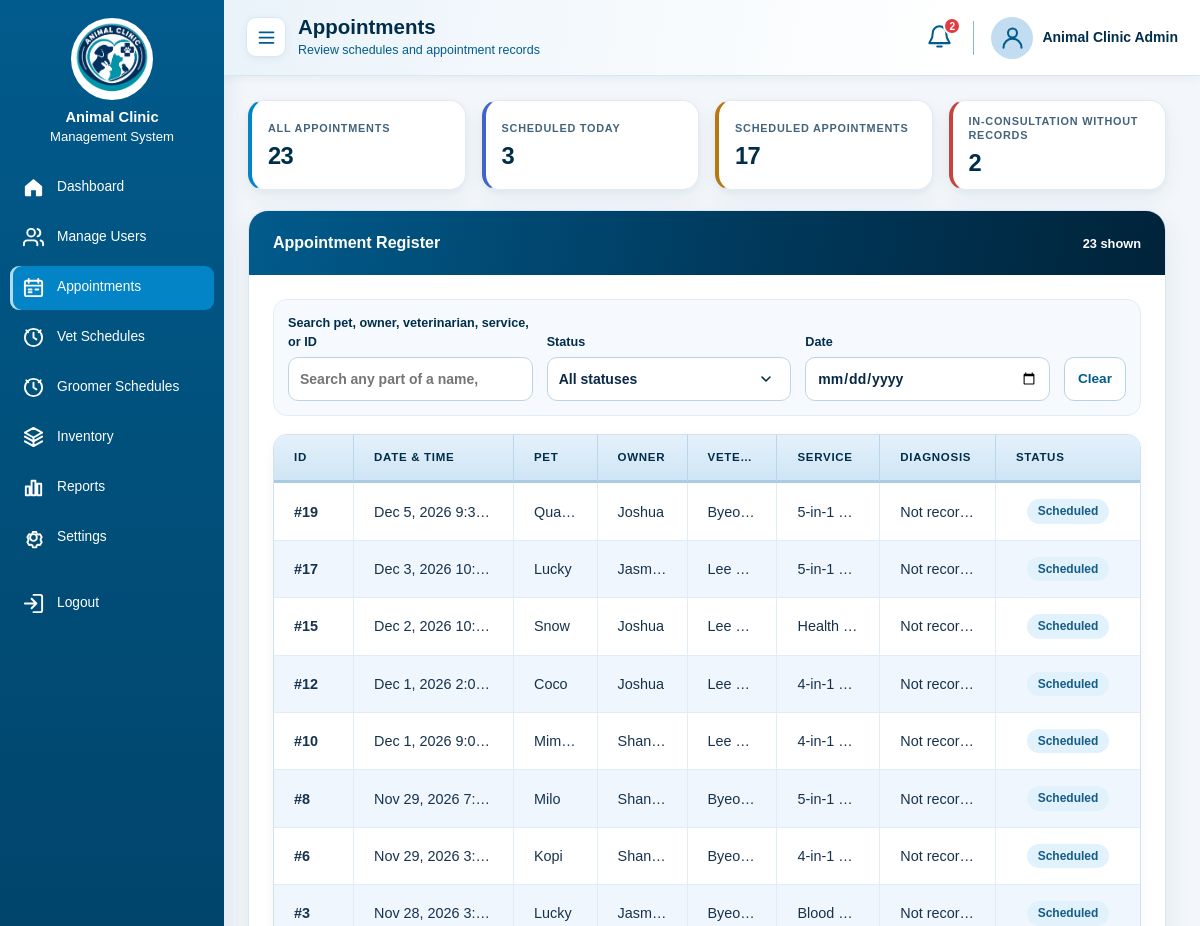
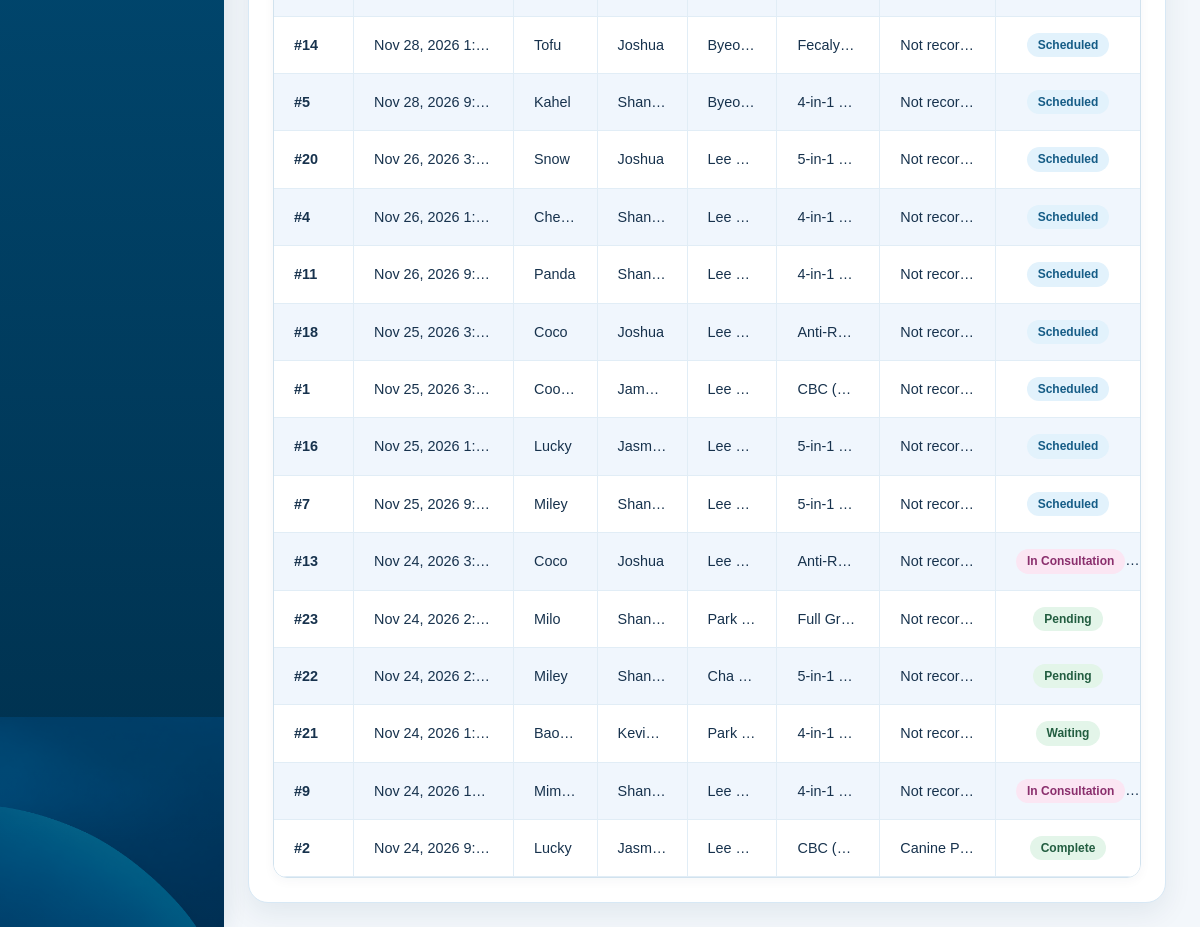
The page /admin/appointments.php (signed in) on the database its author committed (2 pictures, top to bottom).
### tables this page shows
CREATE TABLE `appointments` (
  `appointment_id` int(10) UNSIGNED NOT NULL,
  `pet_id` int(10) UNSIGNED NOT NULL,
  `vet_id` int(10) UNSIGNED DEFAULT NULL,
  `staff_id` int(10) UNSIGNED DEFAULT NULL,
  `appointment_date` datetime NOT NULL,
  `duration_minutes` smallint(5) UNSIGNED NOT NULL DEFAULT 30,
  `status` varchar(30) NOT NULL DEFAULT 'Pending',
  `client_notes` varchar(255) DEFAULT NULL,
  `payment_timing_preference` varchar(24) DEFAULT NULL,
  `preferred_payment_method` varchar(30) DEFAULT NULL,
  `cancellation_reason` varchar(255) DEFAULT NULL,
  `rejection_reason` varchar(255) DEFAULT NULL,
  `approved_at` datetime DEFAULT NULL,
  `pickup_ready_at` datetime DEFAULT NULL,
  `walk_in` tinyint(1) NOT NULL DEFAULT 0,
  `is_reschedule_request` tinyint(1) NOT NULL DEFAULT 0,
  `created_at` timestamp NOT NULL DEFAULT current_timestamp(),
  `updated_at` timestamp NOT NULL DEFAULT current_timestamp() ON UPDATE current_timestamp()
);

CREATE TABLE `pets` (
  `pet_id` int(10) UNSIGNED NOT NULL,
  `owner_id` int(10) UNSIGNED NOT NULL,
  `pet_name` varchar(50) NOT NULL,
  `species` varchar(50) NOT NULL,
  `breed` varchar(50) DEFAULT NULL,
  `birth_date` date DEFAULT NULL,
  `gender` enum('Male','Female') DEFAULT NULL,
  `photo_data` mediumblob DEFAULT NULL,
  `photo_mime` varchar(30) DEFAULT NULL,
  `photo_updated_at` timestamp NULL DEFAULT NULL,
  `created_at` timestamp NOT NULL DEFAULT current_timestamp(),
  `updated_at` timestamp NOT NULL DEFAULT current_timestamp() ON UPDATE current_timestamp()
);

CREATE TABLE `petowners` (
  `owner_id` int(10) UNSIGNED NOT NULL,
  `full_name` varchar(100) NOT NULL DEFAULT '',
  `email` varchar(254) DEFAULT NULL,
  `phone` varchar(20) DEFAULT NULL,
  `address` varchar(150) DEFAULT NULL,
  `created_at` timestamp NOT NULL DEFAULT current_timestamp(),
  `updated_at` timestamp NOT NULL DEFAULT current_timestamp() ON UPDATE current_timestamp()
);

CREATE TABLE `veterinarians` (
  `vet_id` int(10) UNSIGNED NOT NULL,
  `full_name` varchar(100) NOT NULL,
  `license_number` varchar(20) NOT NULL,
  `contact_number` varchar(20) DEFAULT NULL,
  `is_available` tinyint(1) NOT NULL DEFAULT 1,
  `max_appointments_per_day` smallint(5) UNSIGNED NOT NULL DEFAULT 10,
  `created_at` timestamp NOT NULL DEFAULT current_timestamp()
);

CREATE TABLE `medicalrecords` (
  `record_id` int(10) UNSIGNED NOT NULL,
  `appointment_id` int(10) UNSIGNED NOT NULL,
  `created_by_user_id` int(10) UNSIGNED NOT NULL,
  `symptoms` text DEFAULT NULL,
  `examination` text DEFAULT NULL,
  `diagnosis` text NOT NULL,
  `treatment` text DEFAULT NULL,
  `recommendations` text DEFAULT NULL,
  `follow_up_date` date DEFAULT NULL,
  `is_finalized` tinyint(1) NOT NULL DEFAULT 0,
  `finalized_at` datetime DEFAULT NULL,
  `created_at` timestamp NOT NULL DEFAULT current_timestamp(),
  `updated_at` timestamp NOT NULL DEFAULT current_timestamp() ON UPDATE current_timestamp()
);

### admin/appointments.php (the view, shortened to what the rows shown need)
<?php
require_once __DIR__ . '/../includes/auth.php';
$appointments = [];
try {
    $pdo = db();
    $statement = $pdo->prepare(
        "SELECT a.appointment_id, a.appointment_date, a.status, p.pet_name,
                o.full_name AS owner_name, v.full_name AS vet_name,
                (SELECT GROUP_CONCAT(s.service_name ORDER BY s.service_name SEPARATOR ', ')
                   FROM AppointmentServices aps
                   JOIN Services s ON s.service_id = aps.service_id
                  WHERE aps.appointment_id = a.appointment_id) AS service_names,
                mr.record_id, mr.diagnosis
         FROM Appointments a
         INNER JOIN Pets p ON p.pet_id = a.pet_id
         INNER JOIN PetOwners o ON o.owner_id = p.owner_id
         LEFT JOIN Veterinarians v ON v.vet_id = a.vet_id
         LEFT JOIN MedicalRecords mr ON mr.appointment_id = a.appointment_id
         ORDER BY a.appointment_date DESC, a.appointment_id DESC"
    );
    $statement->execute();
    $appointments = $statement->fetchAll();
} catch (PDOException $ex) {
    error_log($ex->getMessage());
    $error = 'Appointment data is unavailable. Check the database connection and required table names.';
}
$pageTitle = 'Appointments';
$statusClass = function ($value): string {
    return strtolower(trim(preg_replace('/[^a-z0-9]+/i', '_', (string) $value), '_'));
};
?>
<!doctype html>
<html lang="en">
<head>
  <link rel="stylesheet" href="../assets/css/data-tables.css">
  <link rel="stylesheet" href="../assets/css/admin-professional.css">
</head>
<body class="admin-dashboard role-app">
  <div class="app-shell">
    <div class="main-area">
      <header class="topbar">
        <div class="topbar-title"><div><h1><?= e($pageTitle) ?></h1><p>Review schedules and appointment records</p></div></div>
      </header>
      <main class="page-content">
        <section class="panel">
          <div class="panel-header"><div class="panel-title"><h2>Appointment Register</h2></div><span class="data-count" id="appt-count" aria-live="polite" aria-atomic="true"><?= number_format(count($appointments)) ?> shown</span></div>
          <div class="panel-body">
            <div class="table-wrap data-table-card">
              <table class="records-table appointments-table">
                <colgroup><col style="width:5rem"><col style="width:10rem"><col style="width:13%"><col style="width:14%"><col style="width:14%"><col style="width:16%"><col style="width:18%"><col style="width:9rem"></colgroup>
                <thead><tr><th>ID</th><th class="col-center">Date &amp; Time</th><th>Pet</th><th>Owner</th><th>Veterinarian</th><th>Service</th><th>Diagnosis</th><th class="col-center">Status</th></tr></thead>
                <tbody id="appt-body">
                  <?php foreach ($appointments as $appointment):
                      $vet = $appointment['vet_name'] ?: 'Unassigned';
                      $vetPlain = preg_replace('/^dr\.?\s+/i', '', (string) $appointment['vet_name']);
                      $service = $appointment['service_names'] ?: 'Not assigned';
                      $diagnosis = $appointment['diagnosis'] ?: ($appointment['record_id'] ? 'Record available' : 'Not recorded');
                        $searchText = mb_strtolower(implode(' ', array_filter([
                            (string) $appointment['appointment_id'],
                          $appointment['pet_name'],
                          $appointment['owner_name'],
                          $appointment['vet_name'],
                          $vetPlain,
                            $service,
                            $diagnosis,
                      ])));
                  ?>
                    <tr class="appt-row"
                        data-id="<?= (int) $appointment['appointment_id'] ?>"
                          data-search="<?= e($searchText) ?>"
                        data-status="<?= e($appointment['status']) ?>"
                        data-date="<?= e(date('Y-m-d', strtotime($appointment['appointment_date']))) ?>">
                      <td class="col-id" data-label="ID">#<?= (int) $appointment['appointment_id'] ?></td>
                      <td class="col-center" data-label="Date &amp; Time"><?= e(date('M j, Y g:i A', strtotime($appointment['appointment_date']))) ?></td>
                      <td title="<?= e($appointment['pet_name']) ?>" data-label="Pet"><?= e($appointment['pet_name']) ?></td>
                      <td title="<?= e($appointment['owner_name']) ?>" data-label="Owner"><?= e($appointment['owner_name']) ?></td>
                      <td title="<?= e($vet) ?>" data-label="Veterinarian"><?= e($vet) ?></td>
                      <td title="<?= e($service) ?>" data-label="Service"><?= e($service) ?></td>
                      <td title="<?= e($diagnosis) ?>" data-label="Diagnosis"><?= e($diagnosis) ?></td>
                      <td class="col-center" data-label="Status"><span class="status <?= e($statusClass($appointment['status'])) ?>"><?= e($appointment['status']) ?></span></td>
                    </tr>
                  <?php endforeach; ?>
                </tbody>
              </table>
            </div>
          </div>
        </section>
      </main>
    </div>
  </div>
</body>
</html>

### rows shown on the page
appointments: appointment_id "19", appointment_date "Dec 5, 2026 9:3…", pet.pet_name "Quatro", petowners.full_name "Joshua", vet.full_name "Byeo…", service "5-in-1…", diagnosis "Not recor…", status "Scheduled"
appointments: appointment_id "17", appointment_date "Dec 3, 2026 10:…", pet.pet_name "Lucky", petowners.full_name "Jasm…", vet.full_name "Lee…", service "5-in-1…", diagnosis "Not recor…", status "Scheduled"
appointments: appointment_id "15", appointment_date "Dec 2, 2026 10:…", pet.pet_name "Snow", petowners.full_name "Joshua", vet.full_name "Lee…", service "Health…", diagnosis "Not recor…", status "Scheduled"
appointments: appointment_id "12", appointment_date "Dec 1, 2026 2:0…", pet.pet_name "Coco", petowners.full_name "Joshua", vet.full_name "Lee…", service "4-in-1…", diagnosis "Not recor…", status "Scheduled"
appointments: appointment_id "10", appointment_date "Dec 1, 2026 9:0…", pet.pet_name "Mim…", petowners.full_name "Shan…", vet.full_name "Lee…", service "4-in-1…", diagnosis "Not recor…", status "Scheduled"
appointments: appointment_id "8", appointment_date "Nov 29, 2026 7:…", pet.pet_name "Milo", petowners.full_name "Shan…", vet.full_name "Byeo…", service "5-in-1…", diagnosis "Not recor…", status "Scheduled"
appointments: appointment_id "6", appointment_date "Nov 29, 2026 3:…", pet.pet_name "Kopi", petowners.full_name "Shan…", vet.full_name "Byeo…", service "4-in-1…", diagnosis "Not recor…", status "Scheduled"
appointments: appointment_id "3", appointment_date "Nov 28, 2026 3:…", pet.pet_name "Lucky", petowners.full_name "Jasm…", vet.full_name "Byeo…", service "Blood…", diagnosis "Not recor…", status "Scheduled"
appointments: appointment_id "14", appointment_date "Nov 28, 2026 1:…", pet.pet_name "Tofu", petowners.full_name "Joshua", vet.full_name "Byeo…", service "Fecaly…", diagnosis "Not recor…", status "Scheduled"
appointments: appointment_id "5", appointment_date "Nov 28, 2026 9:…", pet.pet_name "Kahel", petowners.full_name "Shan…", vet.full_name "Byeo…", service "4-in-1…", diagnosis "Not recor…", status "Scheduled"
appointments: appointment_id "20", appointment_date "Nov 26, 2026 3:…", pet.pet_name "Snow", petowners.full_name "Joshua", vet.full_name "Lee…", service "5-in-1…", diagnosis "Not recor…", status "Scheduled"
appointments: appointment_id "4", appointment_date "Nov 26, 2026 1:…", pet.pet_name "Che…", petowners.full_name "Shan…", vet.full_name "Lee…", service "4-in-1…", diagnosis "Not recor…", status "Scheduled"
appointments: appointment_id "11", appointment_date "Nov 26, 2026 9:…", pet.pet_name "Panda", petowners.full_name "Shan…", vet.full_name "Lee…", service "4-in-1…", diagnosis "Not recor…", status "Scheduled"
appointments: appointment_id "18", appointment_date "Nov 25, 2026 3:…", pet.pet_name "Coco", petowners.full_name "Joshua", vet.full_name "Lee…", service "Anti-R…", diagnosis "Not recor…", status "Scheduled"
appointments: appointment_id "1", appointment_date "Nov 25, 2026 3:…", pet.pet_name "Coo…", petowners.full_name "Jam…", vet.full_name "Lee…", service "CBC (…", diagnosis "Not recor…", status "Scheduled"
appointments: appointment_id "16", appointment_date "Nov 25, 2026 1:…", pet.pet_name "Lucky", petowners.full_name "Jasm…", vet.full_name "Lee…", service "5-in-1…", diagnosis "Not recor…", status "Scheduled"
appointments: appointment_id "7", appointment_date "Nov 25, 2026 9:…", pet.pet_name "Miley", petowners.full_name "Shan…", vet.full_name "Lee…", service "5-in-1…", diagnosis "Not recor…", status "Scheduled"
appointments: appointment_id "13", appointment_date "Nov 24, 2026 3:…", pet.pet_name "Coco", petowners.full_name "Joshua", vet.full_name "Lee…", service "Anti-R…", diagnosis "Not recor…", status "In Consultati…"
appointments: appointment_id "23", appointment_date "Nov 24, 2026 2:…", pet.pet_name "Milo", petowners.full_name "Shan…", vet.full_name "Park…", service "Full Gr…", diagnosis "Not recor…", status "Pending"
appointments: appointment_id "22", appointment_date "Nov 24, 2026 2:…", pet.pet_name "Miley", petowners.full_name "Shan…", vet.full_name "Cha…", service "5-in-1…", diagnosis "Not recor…", status "Pending"
appointments: appointment_id "21", appointment_date "Nov 24, 2026 1:…", pet.pet_name "Bao…", petowners.full_name "Kevi…", vet.full_name "Park…", service "4-in-1…", diagnosis "Not recor…", status "Waiting"
appointments: appointment_id "9", appointment_date "Nov 24, 2026 1…", pet.pet_name "Mim…", petowners.full_name "Shan…", vet.full_name "Lee…", service "4-in-1…", diagnosis "Not recor…", status "In Consultati…"
appointments: appointment_id "2", appointment_date "Nov 24, 2026 9:…", pet.pet_name "Lucky", petowners.full_name "Jasm…", vet.full_name "Lee…", service "CBC (…", medicalrecords.diagnosis "Canine P…", status "Complete"

### other values the page prints
$pageTitle "Appointments"
$notificationBadge "2"
$_SESSION['full_name'] "Animal Clinic Admin"
$counts['total'] "23"
$counts['today'] "3"
$counts['scheduled'] "17"
$counts['open_cases'] "2"
